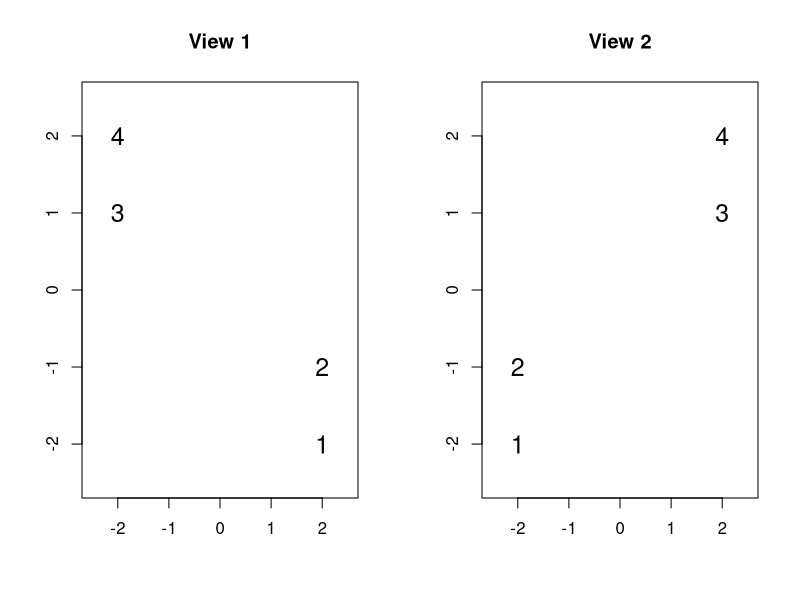
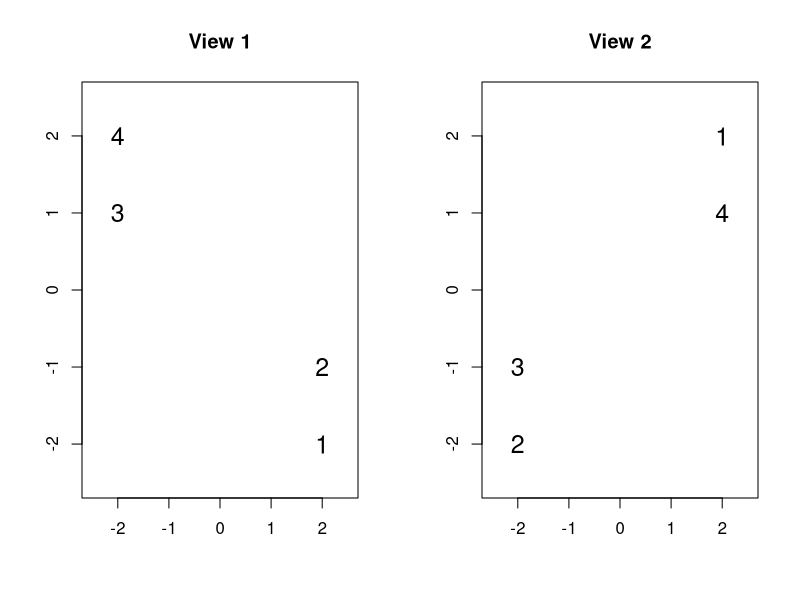

Write the R code that produced these figures, in order.

pdf("FigureS2(i).pdf", width=8, height=4)
par(mfrow=c(1, 2))
mu1 <- cbind(c(2, -2), c(2, -1), c(-2, 1), c(-2, 2))
mu2 <- cbind(c(-2, -2), c(-2, -1), c(2, 1), c(2, 2))
plot(mu1[1, ], mu1[2, ], 
     pch=as.character(1:4), xlab="", ylab="", 
     main="View 1", cex=1.5, 
     xlim=c(-2.5, 2.5), ylim=c(-2.5, 2.5))
plot(mu2[1, ], mu2[2, ], 
     pch=as.character(1:6), xlab="", ylab="", 
     main="View 2", 
     cex=1.5, xlim=c(-2.5, 2.5), ylim=c(-2.5, 2.5))
dev.off()

pdf("FigureS2(ii).pdf", width=8, height=4)
par(mfrow=c(1, 2))
mu2 <- mu2[, c(4, 1, 2, 3)]
plot(mu1[1, ], mu1[2, ], 
     pch=as.character(1:4), xlab="", ylab="", 
     main="View 1", cex=1.5, 
     xlim=c(-2.5, 2.5), ylim=c(-2.5, 2.5))
plot(mu2[1, ], mu2[2, ], 
     pch=as.character(1:6), xlab="", ylab="", 
     main="View 2", 
     cex=1.5, xlim=c(-2.5, 2.5), ylim=c(-2.5, 2.5))
dev.off()
